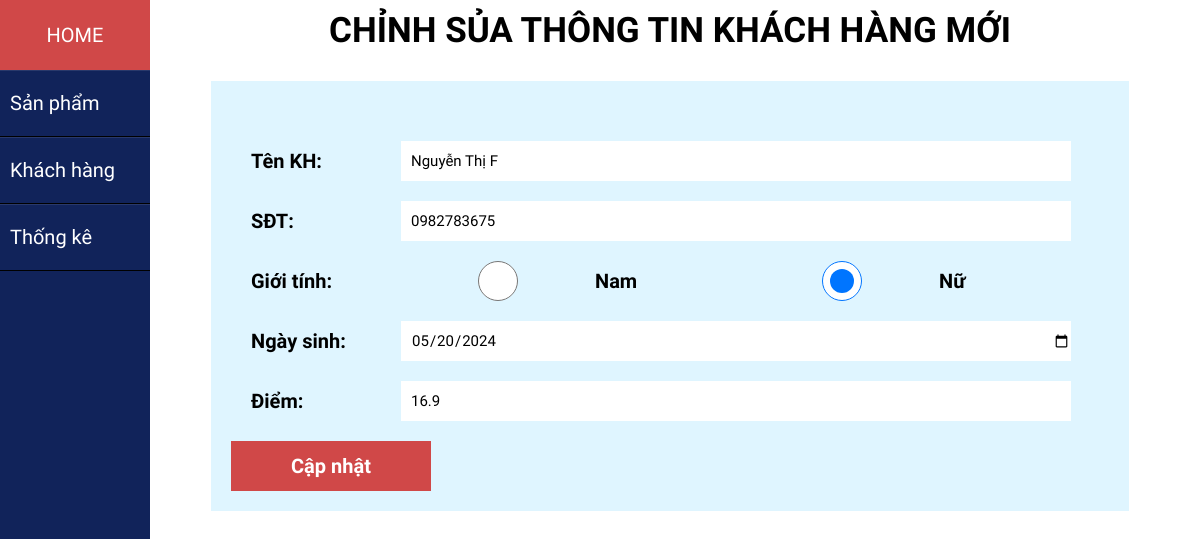
/index.php?act=edit_customer&id=KHNTF05052024212511, run on the app's committed database.
### tables this page shows
CREATE TABLE `khachhang` (
  `ma_kh` varchar(20) NOT NULL,
  `ten_kh` varchar(100) DEFAULT NULL,
  `sdt` varchar(12) DEFAULT NULL,
  `gioitinh` varchar(10) DEFAULT NULL,
  `ngay_sinh` date DEFAULT NULL,
  `diemtichluy` float DEFAULT 0
);

### model/customer.php (called while the page is built, shortened)
<?php
    function get_customer_byid($id) {
        $conn = connectdb();
        $sql = "SELECT * FROM khachhang WHERE ma_kh = ?";
        $stmt = $conn->prepare($sql);
        $stmt->execute([$id]);
        $customer = $stmt->fetch(PDO::FETCH_ASSOC);
        return $customer;
    }
?>

### view/customer_update.php (the view, shortened to what this page needs)
<section class="update_form">
    <h1>CHỈNH SỦA THÔNG TIN KHÁCH HÀNG MỚI</h1>
    <?php
        extract($customer_one);
        $gender = $gioitinh;
    ?>
    <div class="form_insert_container">
        <form action="index.php?act=update_customer" method="POST" enctype="multipart/form-data">
            <div class="form_row">
                <label for="name">Tên KH:</label>
                <input type="text" id="name" name="name" placeholder="Tên khách hàng" value="<?=$ten_kh?>">
            </div>
            <div class="form_row">
                <label for="name">SĐT:</label>
                <input type="tel" id="phone" name="phone" placeholder="Tên khách hàng" value="<?=$sdt?>">
            </div>
            <div class="form_row">
                <label for="gender">Giới tính:</label>
                <input type="radio" id="male" name="gender" value="Nam" <?php echo ($gender == 'Nam') ? 'checked' : ''; ?>>
                <label for="male">Nam</label>
                <input type="radio" id="female" name="gender" value="Nữ" <?php echo ($gender == 'Nữ') ? 'checked' : ''; ?>>
                <label for="female">Nữ</label>
            </div>
            <div class="form_row">
                <label for="birthdate">Ngày sinh:</label>
                <input type="date" id="birthdate" name="birthdate" value="<?=$ngay_sinh?>">
            </div>
            <div class="form_row">
                <label for="points">Điểm:</label>
                <input type="text" id="points" name="points" value="<?=$diemtichluy?>">
            </div>
            <input class="btnadd" type="submit" name="btn_update_customer" value="Cập nhật">
        </form>
    </div>
</section>

### css/sidebar.css (style rules this page uses)
* { padding: 0; margin: 0; list-style: none; text-decoration: none; }
body { font-family: "Chakra Petch", sans-serif; position: relative; }
h1 { font-size: 30px; }

### css/home.css (style rules this page uses)
* { margin: 0; padding: 0; text-decoration: none; border: none; outline: none; box-sizing: border-box; font-family: "Chakra Petch", sans-serif; }
body { position: relative; }
h1 { font-size: 35px; }
:root { --text-color: #fff; --main-text-color: #603809; --h1-text-color: #F29F05; --background-color: #FFFEFC; --special-color: #F29F05; --background2-color: #1d2e1f; --sale-color: #FE0000; }

### css/cart_detail.css (style rules this page uses)
* { margin: 0; padding: 0; text-decoration: none; border: none; outline: none; box-sizing: border-box; font-family: "Chakra Petch", sans-serif; }
body { position: relative; box-sizing: border-box; }

### css/customer.css (style rules this page uses)
* { margin: 0; padding: 0; text-decoration: none; border: none; outline: none; box-sizing: border-box; font-family: "Chakra Petch", sans-serif; }
:root { --text-color: #fff; --main-text-color: #603809; --h1-text-color: #F29F05; --background-color: #FFFEFC; --special-color: #F29F05; --background2-color: #1d2e1f; --sale-color: #FE0000; }
.update_form { display: flex; justify-content: center; align-items: center; flex-direction: column; }
.update_form form { background-color: #DFF5FF; padding: 20px; margin-top: 30px; width: 90%; }
.form_row input { width: 80%; height: 30px; font-size: 15px; padding-left: 10px; }
.form_row { display: flex; margin: 20px; }
.form_row label { min-width: 150px; display: flex; align-items: center; font-size: 20px; font-weight: bold; }
.form_insert_container { width: 100%; display: flex; justify-content: center; }
.form_row input { width: 80%; height: 40px; font-size: 15px; }
.btnadd { width: 200px; height: 50px; background-color: #D04848; display: flex; justify-content: center; align-items: center; border: none; font-size: 20px; font-weight: bold; color: #fff; cursor: pointer; }

### css/catalog.css (style rules this page uses)
* { padding: 0; margin: 0; list-style: none; text-decoration: none; }
body { font-family: "Chakra Petch", sans-serif; position: relative; }
.catalog, .update_form, .insert_form, .customer, .list_bill { padding: 10px 20px 20px 160px; }
.update_form { display: flex; justify-content: center; align-items: center; flex-direction: column; }
.update_form form { background-color: #DFF5FF; padding: 20px; margin-top: 30px; width: 90%; }
.form_row input { width: 80%; height: 30px; font-size: 15px; padding-left: 10px; }
.form_row { display: flex; margin: 20px; }
.form_row label { min-width: 150px; display: flex; align-items: center; font-size: 20px; font-weight: bold; }

### css/list_bill.css (style rules this page uses)
* { margin: 0; padding: 0; text-decoration: none; border: none; outline: none; box-sizing: border-box; font-family: "Chakra Petch", sans-serif; }
:root { --text-color: #fff; --main-text-color: #603809; --h1-text-color: #F29F05; --background-color: #FFFEFC; --special-color: #F29F05; --background2-color: #1d2e1f; --sale-color: #FE0000; }
.update_form { display: flex; justify-content: center; align-items: center; flex-direction: column; }
.update_form form { background-color: #DFF5FF; padding: 20px; margin-top: 30px; width: 90%; }
.form_row input { width: 80%; height: 30px; font-size: 15px; padding-left: 10px; }
.form_row { display: flex; margin: 20px; }
.form_row label { min-width: 150px; display: flex; align-items: center; font-size: 20px; font-weight: bold; }
.form_insert_container { width: 100%; display: flex; justify-content: center; }
.form_row input { width: 80%; height: 40px; font-size: 15px; }
.btnadd { width: 200px; height: 50px; background-color: #D04848; display: flex; justify-content: center; align-items: center; border: none; font-size: 20px; font-weight: bold; color: #fff; cursor: pointer; }

### css/thongke.css (style rules this page uses)
* { padding: 0; margin: 0; list-style: none; text-decoration: none; }
body { font-family: "Chakra Petch", sans-serif; position: relative; }

### data on the page
khachhang: name "Nguyễn Thị F", phone "0982783675", gioitinh "☐ Nam", gioitinh "☑ Nữ", birthdate "05/20/2024", points "16.9"
